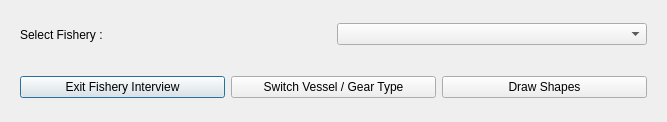
<ui version="4.0" >
 <author>Aaron Racicot</author>
 <class>SelectFishery</class>
 <widget class="QDialog" name="SelectFishery" >
  <property name="geometry" >
   <rect>
    <x>0</x>
    <y>0</y>
    <width>667</width>
    <height>122</height>
   </rect>
  </property>
  <property name="windowTitle" >
   <string>OpenOceanMap - Select Fishery</string>
  </property>
  <layout class="QVBoxLayout" >
   <item>
    <widget class="QWidget" native="1" name="widget" >
     <layout class="QHBoxLayout" >
      <item>
       <widget class="QLabel" name="fishery_text" >
        <property name="text" >
         <string>Select Fishery :</string>
        </property>
       </widget>
      </item>
      <item>
       <widget class="QComboBox" name="fishery_comboBox" >
        <item>
         <property name="text" >
          <string/>
         </property>
        </item>
        <item>
         <property name="text" >
          <string>Shark and Skates</string>
         </property>
        </item>
        <item>
         <property name="text" >
          <string>Coastal reef fish</string>
         </property>
        </item>
        <item>
         <property name="text" >
          <string>Deep reef fish</string>
         </property>
        </item>
        <item>
         <property name="text" >
          <string>Migratory fish</string>
         </property>
        </item>
        <item>
         <property name="text" >
          <string>Benthic invertebrate</string>
         </property>
        </item>
        <item>
         <property name="text" >
          <string>Shrimp</string>
         </property>
        </item>
        <item>
         <property name="text" >
          <string>Other</string>
         </property>
        </item>
       </widget>
      </item>
     </layout>
    </widget>
   </item>
   <item>
    <widget class="QWidget" native="1" name="widget_2" >
     <layout class="QHBoxLayout" >
      <item>
       <widget class="QPushButton" name="pbnFisheryFinished" >
        <property name="text" >
         <string>Exit Fishery Interview</string>
        </property>
       </widget>
      </item>
      <item>
       <widget class="QPushButton" name="pbnGearFinished" >
        <property name="text" >
         <string>Switch Vessel / Gear Type</string>
        </property>
       </widget>
      </item>
      <item>
       <widget class="QPushButton" name="pbnStartShapes" >
        <property name="text" >
         <string>Draw Shapes</string>
        </property>
       </widget>
      </item>
     </layout>
    </widget>
   </item>
  </layout>
 </widget>
 <resources/>
 <connections/>
</ui>
